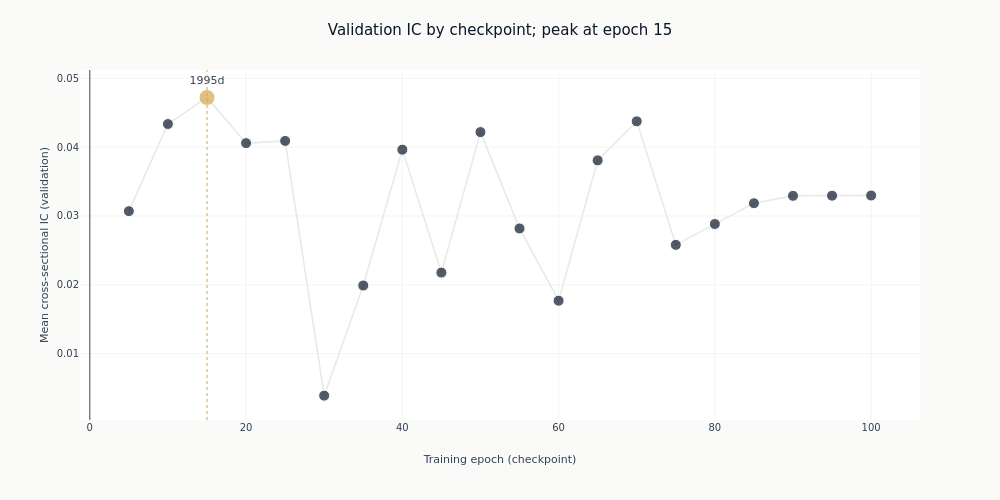

The notebook cell this image was saved under:
### Markdown cell above
## 6. The learning curve

Validation IC at each epoch checkpoint. The peak is amber; any checkpoint left unpublished
for partial coverage is copper. A curve that rises and then falls is the model fitting and then
overfitting the validation folds; a flat one says the epoch count was never the binding choice.

### Code cell
_epochs = checkpoints["checkpoint_value"].cast(pl.Int64).to_list()
_ics = checkpoints["ic_mean_daily"].to_list()
_days = checkpoints["ic_n_days"].to_list()
_colors = [
    COLORS["amber"]
    if epoch == PEAK_EPOCH
    else (COLORS["copper"] if epoch in partial_epochs else COLORS["blue"])
    for epoch in _epochs
]
fig_lc = go.Figure(
    go.Scatter(
        x=_epochs,
        y=_ics,
        mode="lines+markers+text",
        line=dict(color=COLORS["silver_muted"], width=1.5),
        marker=dict(
            color=_colors,
            size=[16 if epoch == PEAK_EPOCH else 11 for epoch in _epochs],
            line=dict(color="white", width=1),
        ),
        text=[
            f"{days:.0f}d" if epoch == PEAK_EPOCH or days < FULL_DAYS else ""
            for epoch, days in zip(_epochs, _days, strict=True)
        ],
        textposition="top center",
        showlegend=False,
    )
)
fig_lc.add_vline(x=PEAK_EPOCH, line=dict(color=COLORS["amber"], width=1, dash="dot"))
fig_lc.update_layout(
    title=(
        f"Validation IC by checkpoint; peak at epoch {PEAK_EPOCH}"
        + (f", partial epochs {partial_epochs} excluded" if partial_epochs else "")
    ),
    height=500,
    width=1000,
    margin=dict(t=70),
    title_font=dict(size=15),
)
fig_lc.update_xaxes(title_text="Training epoch (checkpoint)")
fig_lc.update_yaxes(title_text="Mean cross-sectional IC (validation)")
fig_lc.show()

### Figure 1 — Plotly figure (JSON) as saved in the notebook; plotly's stock layout.template omitted (floating-point values rounded to 4 significant figures)
{"data": [{"line": {"color": "#e8e8e6", "width": 1.5}, "marker": {"color": ["#0a1628", "#0a1628", "#D4A84B", "#0a1628", "#0a1628", "#0a1628", "#0a1628", "#0a1628", "#0a1628", "#0a1628", "#0a1628", "#0a1628", "#0a1628", "#0a1628", "#0a1628", "#0a1628", "#0a1628", "#0a1628", "#0a1628", "#0a1628"], "line": {"color": "white", "width": 1}, "size": [11, 11, 16, 11, 11, 11, 11, 11, 11, 11, 11, 11, 11, 11, 11, 11, 11, 11, 11, 11]}, "mode": "lines+markers+text", "showlegend": false, "text": ["", "", "1995d", "", "", "", "", "", "", "", "", "", "", "", "", "", "", "", "", ""], "textposition": "top center", "type": "scatter", "x": [5, 10, 15, 20, 25, 30, 35, 40, 45, 50, 55, 60, 65, 70, 75, 80, 85, 90, 95, 100], "y": [0.0307, 0.04336, 0.04721, 0.04058, 0.0409, 0.003889, 0.01989, 0.03964, 0.02177, 0.04218, 0.02818, 0.01768, 0.03808, 0.04375, 0.0258, 0.02883, 0.03185, 0.03293, 0.03294, 0.03297]}], "layout": {"height": 500, "margin": {"t": 70}, "shapes": [{"line": {"color": "#D4A84B", "dash": "dot", "width": 1}, "type": "line", "x0": 15, "x1": 15, "xref": "x", "y0": 0, "y1": 1, "yref": "y domain"}], "title": {"font": {"size": 15}, "text": "Validation IC by checkpoint; peak at epoch 15"}, "width": 1000, "xaxis": {"title": {"text": "Training epoch (checkpoint)"}}, "yaxis": {"title": {"text": "Mean cross-sectional IC (validation)"}}}}
